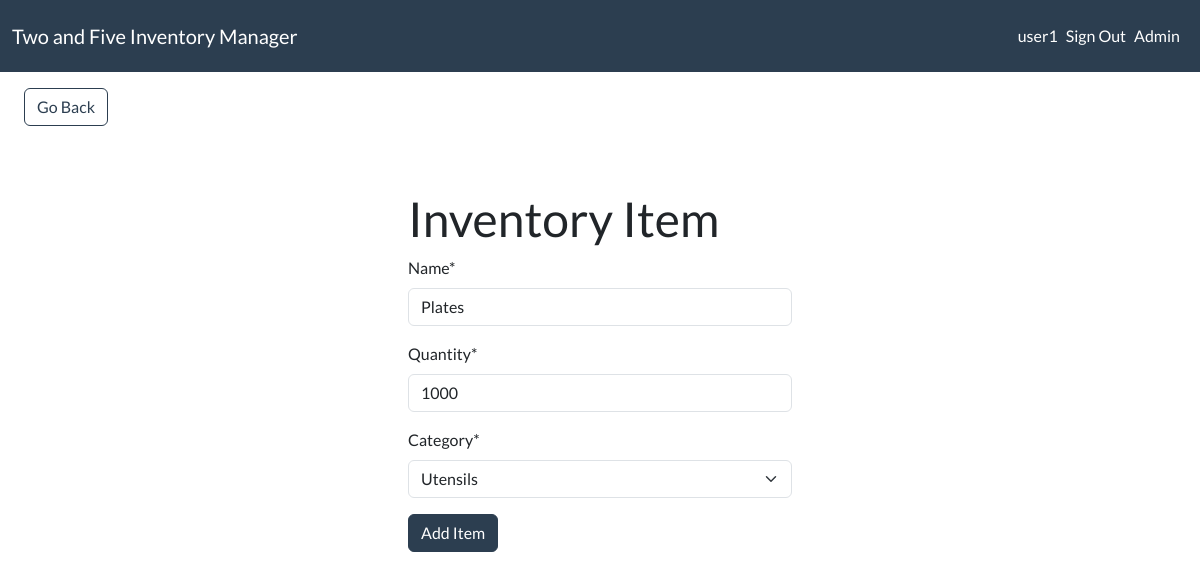
Page /edit-item/3 (signed in) on the committed database.
### inventory/models.py (models this page shows, shortened)
class InventoryItem(models.Model):
    name = models.CharField(max_length=200)
    quantity = models.IntegerField()
    category = models.ForeignKey(
        "Category", on_delete=models.SET_NULL, blank=True, null=True
    )
    date_created = models.DateTimeField(auto_now_add=True)
    user = models.ForeignKey(User, on_delete=models.CASCADE)

class Category(models.Model):
    name = models.CharField(max_length=200)
    class Meta:
        verbose_name_plural = "categories"
    def __str__(self):
        return self.name

### inventory/views.py (the view)
# urls.py: path("edit-item/<int:pk>", EditItem.as_view(), name="edit-item"),
class EditItem(LoginRequiredMixin, UpdateView):
    model = InventoryItem
    form_class = InventoryItemForm
    template_name = "inventory/item_form.html"
    success_url = reverse_lazy("dashboard")

### inventory/forms.py
class InventoryItemForm(forms.ModelForm):
    category = forms.ModelChoiceField(queryset=Category.objects.all(), initial=0)
    class Meta:
        model = InventoryItem
        fields = ["name", "quantity", "category"]

### inventory/templates/inventory/item_form.html (shortened to what this page needs)
{% extends 'inventory/base.html' %}
{% load crispy_forms_tags %}
{% block content %}
<a href="{% url 'dashboard' %}" class="btn btn-outline-primary my-3 mx-4">Go Back</a>
<div class="row">
    <div class="col-11 col-md-4 mx-auto mt-5">
        <h1>Inventory Item</h1>
        <form method="POST">
            {{ form|crispy }}
            <div class="mt-3">
                <button class="btn btn-primary">Add Item</button>
            </div>
        </form>
    </div>
</div>
{% endblock content %}

### inventory/templates/inventory/navigation.html (shortened to what this page needs)
<nav class="navbar sticky-top navbar-expand-lg bg-primary" data-bs-theme="dark">
    <div class="container-fluid text-wrap">
        <a class="navbar-brand text-wrap" href="{% url 'index' %}">
            Two and Five Inventory Manager
        </a>
        <div class="collapse navbar-collapse justify-content-end" id="navbarNav">
            <ul class="navbar-nav">
                {% if user.is_authenticated %}
                <li class="nav-item">
                    <a class="nav-link" href="#">{{ user.username }}</a>
                </li>
                <li class="nav-item">
                    <form method="post" action="{% url 'logout' %}">
                        <button type="submit" class="nav-link btn btn-link py-2"
                            style="padding: 0; border: none; background: none;">Sign Out</button>
                    </form>
                </li>
                {% endif %}
                <li class="nav-item">
                    <a class="nav-link" href="{% url 'admin:index' %}">Admin</a>
                </li>
            </ul>
        </div>
    </div>
</nav>

### rows in the picture
InventoryItem: name "Plates", quantity "1000", category "Utensils"

### other values in the picture
{{ user.username }} "user1"
